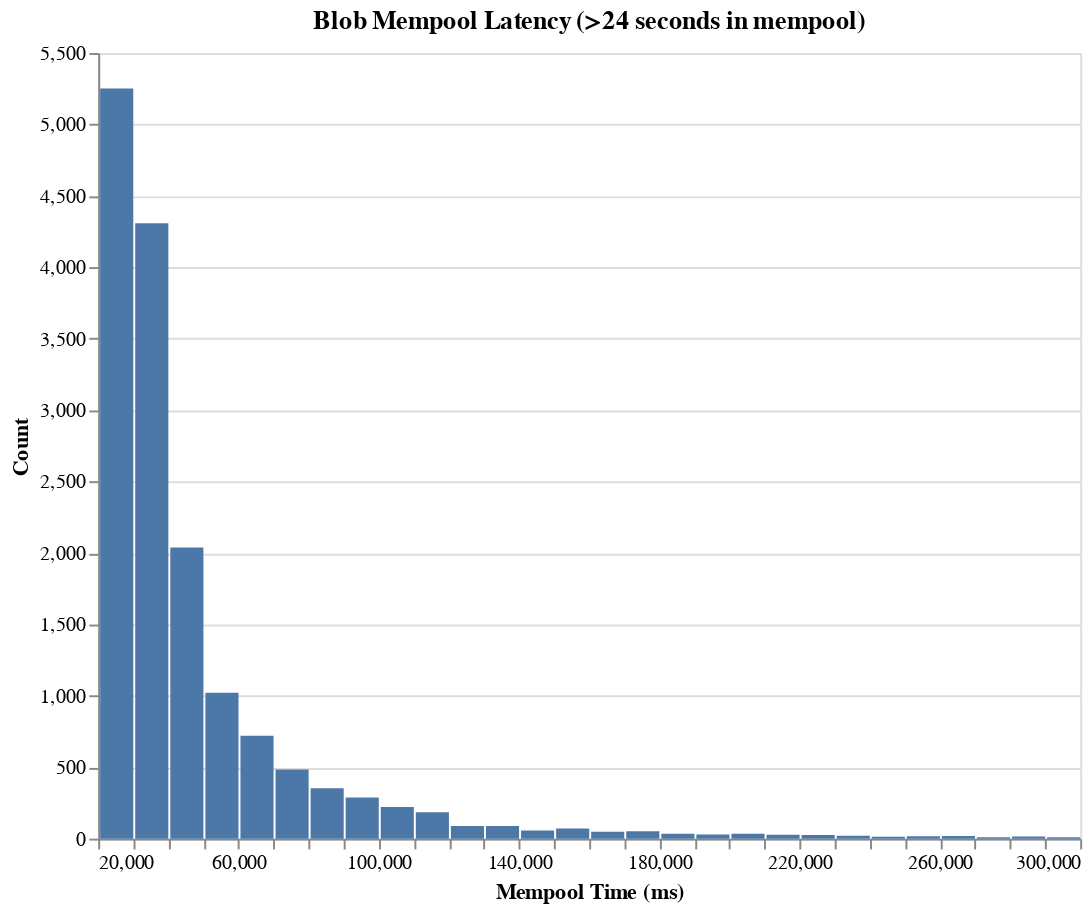

Source (notebook cell):
### Code cell
alt.Chart(preconf_non_preconf_df.filter(pl.col('mempool_time') > 0).filter(pl.col('mempool_time') > 24000)
                      .filter(pl.col('mempool_time') < 300_000)
                     ).mark_bar().encode(
    x=alt.Y('mempool_time:Q', bin=alt.Bin(maxbins=30), axis=alt.Axis(title='Mempool Time (ms)')),
    y=alt.X('count()', axis=alt.Axis(title='Count')),
).properties(
    width=500,
    height=400,
    title='Blob Mempool Latency (>24 seconds in mempool)'
)

### Figure 1 — Vega specification as saved in the notebook (floating-point values rounded to 4 significant figures)
{"$schema": "https://vega.github.io/schema/vega/v5.json", "data": [{"name": "source_0", "values": [{"__count": 5252, "bin_maxbins_30_mempool_time": 20000.0, "bin_maxbins_30_mempool_time_end": 30000.0}, {"__count": 1022, "bin_maxbins_30_mempool_time": 50000.0, "bin_maxbins_30_mempool_time_end": 60000.0}, {"__count": 4309, "bin_maxbins_30_mempool_time": 30000.0, "bin_maxbins_30_mempool_time_end": 40000.0}, {"__count": 484, "bin_maxbins_30_mempool_time": 70000.0, "bin_maxbins_30_mempool_time_end": 80000.0}, {"__count": 2038, "bin_maxbins_30_mempool_time": 40000.0, "bin_maxbins_30_mempool_time_end": 50000.0}, {"__count": 721, "bin_maxbins_30_mempool_time": 60000.0, "bin_maxbins_30_mempool_time_end": 70000.0}, {"__count": 352, "bin_maxbins_30_mempool_time": 80000.0, "bin_maxbins_30_mempool_time_end": 90000.0}, {"__count": 184, "bin_maxbins_30_mempool_time": 110000.0, "bin_maxbins_30_mempool_time_end": 120000.0}, {"__count": 288, "bin_maxbins_30_mempool_time": 90000.0, "bin_maxbins_30_mempool_time_end": 100000.0}, {"__count": 221, "bin_maxbins_30_mempool_time": 100000.0, "bin_maxbins_30_mempool_time_end": 110000.0}, {"__count": 71, "bin_maxbins_30_mempool_time": 150000.0, "bin_maxbins_30_mempool_time_end": 160000.0}, {"__count": 57, "bin_maxbins_30_mempool_time": 140000.0, "bin_maxbins_30_mempool_time_end": 150000.0}, {"__count": 51, "bin_maxbins_30_mempool_time": 170000.0, "bin_maxbins_30_mempool_time_end": 180000.0}, {"__count": 29, "bin_maxbins_30_mempool_time": 190000.0, "bin_maxbins_30_mempool_time_end": 200000.0}, {"__count": 49, "bin_maxbins_30_mempool_time": 160000.0, "bin_maxbins_30_mempool_time_end": 170000.0}, {"__count": 89, "bin_maxbins_30_mempool_time": 120000.0, "bin_maxbins_30_mempool_time_end": 130000.0}, {"__count": 9, "bin_maxbins_30_mempool_time": 290000.0, "bin_maxbins_30_mempool_time_end": 300000.0}, {"__count": 10, "bin_maxbins_30_mempool_time": 270000.0, "bin_maxbins_30_mempool_time_end": 280000.0}, {"__count": 17, "bin_maxbins_30_mempool_time": 250000.0, "bin_maxbins_30_mempool_time_end": 260000.0}, {"__count": 18, "bin_maxbins_30_mempool_time": 260000.0, "bin_maxbins_30_mempool_time_end": 270000.0}, {"__count": 88, "bin_maxbins_30_mempool_time": 130000.0, "bin_maxbins_30_mempool_time_end": 140000.0}, {"__count": 14, "bin_maxbins_30_mempool_time": 240000.0, "bin_maxbins_30_mempool_time_end": 250000.0}, {"__count": 35, "bin_maxbins_30_mempool_time": 200000.0, "bin_maxbins_30_mempool_time_end": 210000.0}, {"__count": 21, "bin_maxbins_30_mempool_time": 230000.0, "bin_maxbins_30_mempool_time_end": 240000.0}, {"__count": 26, "bin_maxbins_30_mempool_time": 220000.0, "bin_maxbins_30_mempool_time_end": 230000.0}, {"__count": 34, "bin_maxbins_30_mempool_time": 180000.0, "bin_maxbins_30_mempool_time_end": 190000.0}, {"__count": 28, "bin_maxbins_30_mempool_time": 210000.0, "bin_maxbins_30_mempool_time_end": 220000.0}, {"__count": 15, "bin_maxbins_30_mempool_time": 280000.0, "bin_maxbins_30_mempool_time_end": 290000.0}]}, {"name": "source_0_y_domain___count", "values": [{"min": 9, "max": 5252}]}], "signals": [{"name": "bin_maxbins_30_mempool_time_bins", "value": {"fields": ["mempool_time"], "fname": "bin_mempool_time", "start": 20000.0, "step": 10000.0, "stop": 300000.0}}], "marks": [{"type": "rect", "name": "marks", "from": {"data": "source_0"}, "encode": {"update": {"y": {"field": "__count", "scale": "y"}, "fill": {"value": "#4c78a8"}, "x2": {"field": "bin_maxbins_30_mempool_time", "scale": "x", "offset": {"signal": "0.5 + (abs(scale(\"x\", datum[\"bin_maxbins_30_mempool_time_end\"]) - scale(\"x\", datum[\"bin_maxbins_30_mempool_time\"])) < 0.25 ? -0.5 * (0.25 - (abs(scale(\"x\", datum[\"bin_maxbins_30_mempool_time_end\"]) - scale(\"x\", datum[\"bin_maxbins_30_mempool_time\"])))) : 0.5)"}}, "x": {"field": "bin_maxbins_30_mempool_time_end", "scale": "x", "offset": {"signal": "0.5 + (abs(scale(\"x\", datum[\"bin_maxbins_30_mempool_time_end\"]) - scale(\"x\", datum[\"bin_maxbins_30_mempool_time\"])) < 0.25 ? 0.5 * (0.25 - (abs(scale(\"x\", datum[\"bin_maxbins_30_mempool_time_end\"]) - scale(\"x\", datum[\"bin_maxbins_30_mempool_time\"])))) : -0.5)"}}, "y2": {"value": 0, "scale": "y"}}}, "style": ["bar"]}], "scales": [{"name": "x", "type": "linear", "domain": {"signal": "[bin_maxbins_30_mempool_time_bins.start, bin_maxbins_30_mempool_time_bins.stop]"}, "range": [0, {"signal": "width"}], "bins": {"signal": "bin_maxbins_30_mempool_time_bins"}, "zero": false}, {"name": "y", "type": "linear", "domain": [{"signal": "(data(\"source_0_y_domain___count\")[0] || {}).min"}, {"signal": "(data(\"source_0_y_domain___count\")[0] || {}).max"}], "range": [{"signal": "height"}, 0], "nice": true, "zero": true}], "axes": [{"scale": "y", "domain": false, "labels": false, "aria": false, "zindex": 0, "gridScale": "x", "maxExtent": 0, "grid": true, "ticks": false, "tickCount": {"signal": "ceil(height/40)"}, "minExtent": 0, "orient": "left"}, {"scale": "x", "grid": false, "title": "Mempool Time (ms)", "orient": "bottom", "labelOverlap": true, "labelFlush": true, "zindex": 0, "tickCount": {"signal": "ceil(width/10)"}}, {"scale": "y", "labelOverlap": true, "tickCount": {"signal": "ceil(height/40)"}, "zindex": 0, "orient": "left", "grid": false, "title": "Count"}], "title": {"text": "Blob Mempool Latency (>24 seconds in mempool)", "frame": "group"}, "background": "white", "width": 500, "height": 400, "style": "cell", "padding": 5}
